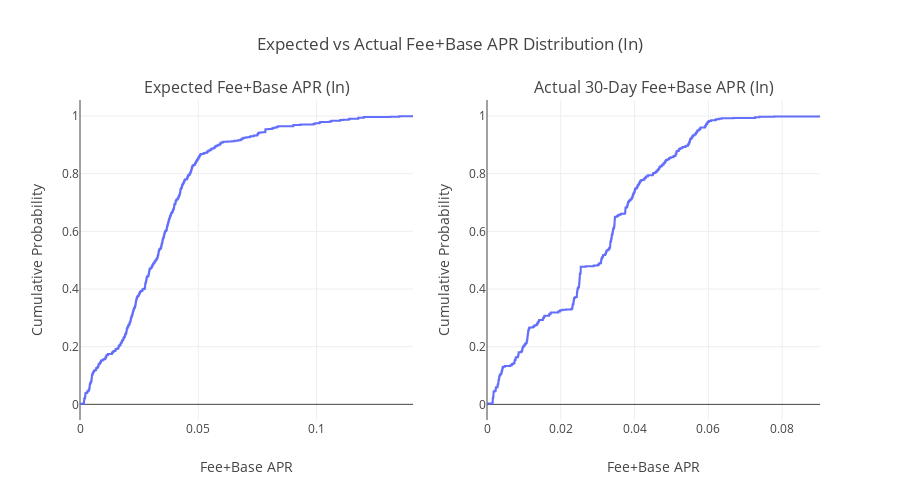

Here is the notebook cell this chart was saved with:
### Code cell
from plotly.subplots import make_subplots

import plotly.graph_objects as go

# Create subplots with 1 row and 2 columns
fig = make_subplots(rows=1, cols=2, subplot_titles=("Expected Fee+Base APR (In)", "Actual 30-Day Fee+Base APR (In)"))

# ECDF for expected (fee_and_base_in)
plot_df_expected = all_results_df.dropna(subset=["fee_and_base_in"]).copy()
fig_expected = px.ecdf(
    plot_df_expected,
    x="fee_and_base_in",
)
for trace in fig_expected.data:
    fig.add_trace(trace, row=1, col=1)

# ECDF for actual 30-day (actual_30_day_fee_and_base_in)
plot_df_actual = all_results_df.dropna(subset=["actual_30_day_fee_and_base_in"]).copy()
fig_actual = px.ecdf(plot_df_actual, x="actual_30_day_fee_and_base_in")
for trace in fig_actual.data:
    fig.add_trace(trace, row=1, col=2)

# Update layout
fig.update_xaxes(title_text="Fee+Base APR", row=1, col=1)
fig.update_xaxes(title_text="Fee+Base APR", row=1, col=2)
fig.update_yaxes(title_text="Cumulative Probability", row=1, col=1)
fig.update_yaxes(title_text="Cumulative Probability", row=1, col=2)

fig.update_layout(title_text="Expected vs Actual Fee+Base APR Distribution (In)", height=500, showlegend=True)

fig.show()

### Figure 1 — Plotly figure (JSON) as saved in the notebook; plotly's stock layout.template omitted (floating-point values rounded to 4 significant figures; data arrays with more than 128 entries replaced by an {"elided": "..."} marker saying what was removed)
{"data": [{"hovertemplate": "fee_and_base_in=%{x}<br>probability=%{y}<extra></extra>", "legendgroup": "", "line": {"dash": "solid", "shape": "hv"}, "marker": {"color": "#636efa", "symbol": "circle"}, "mode": "lines", "name": "", "orientation": "v", "showlegend": false, "type": "scatter", "x": {"elided": "870 float values"}, "xaxis": "x", "y": {"elided": "870 float values"}, "yaxis": "y"}, {"hovertemplate": "actual_30_day_fee_and_base_in=%{x}<br>probability=%{y}<extra></extra>", "legendgroup": "", "line": {"dash": "solid", "shape": "hv"}, "marker": {"color": "#636efa", "symbol": "circle"}, "mode": "lines", "name": "", "orientation": "v", "showlegend": false, "type": "scatter", "x": {"elided": "735 float values"}, "xaxis": "x2", "y": {"elided": "735 float values"}, "yaxis": "y2"}], "layout": {"annotations": [{"font": {"size": 16}, "showarrow": false, "text": "Expected Fee+Base APR (In)", "x": 0.225, "xanchor": "center", "xref": "paper", "y": 1, "yanchor": "bottom", "yref": "paper"}, {"font": {"size": 16}, "showarrow": false, "text": "Actual 30-Day Fee+Base APR (In)", "x": 0.775, "xanchor": "center", "xref": "paper", "y": 1, "yanchor": "bottom", "yref": "paper"}], "height": 500, "showlegend": true, "title": {"text": "Expected vs Actual Fee+Base APR Distribution (In)"}, "xaxis": {"anchor": "y", "domain": [0, 0.45], "title": {"text": "Fee+Base APR"}}, "xaxis2": {"anchor": "y2", "domain": [0.55, 1], "title": {"text": "Fee+Base APR"}}, "yaxis": {"anchor": "x", "domain": [0, 1], "title": {"text": "Cumulative Probability"}}, "yaxis2": {"anchor": "x2", "domain": [0, 1], "title": {"text": "Cumulative Probability"}}}}
